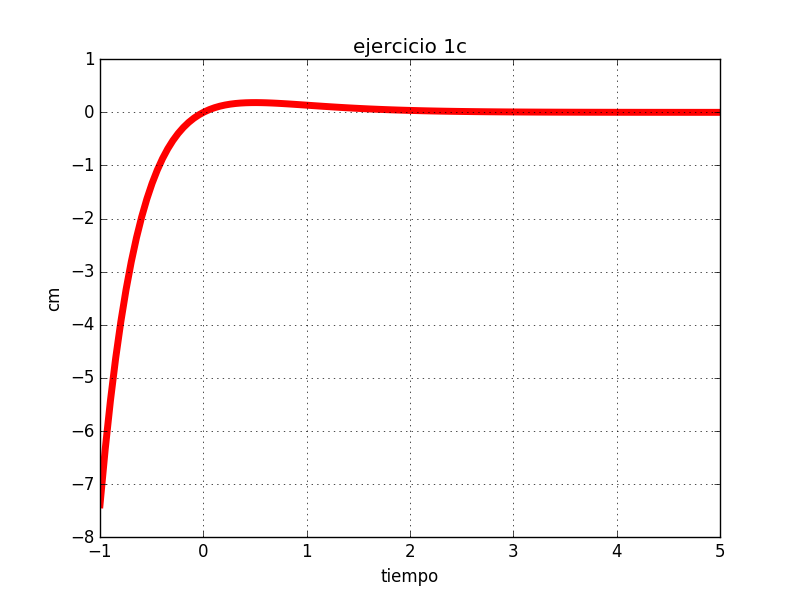

Write the Python code that produced this figure.
#MARTHA ELENA NIEVES MORA
#LABORATORIO 3B
#EJERCICIO 1c


import matplotlib.pyplot as plt
import numpy as np
import math

x=np.linspace(-1,5,120)
y=x*math.e**(-2*x)
plt.plot(x,y, linewidth=5, color='r')
plt.legend()
plt.title('ejercicio 1c')
plt.xlabel('tiempo')
plt.ylabel('cm')
plt.grid(True)
plt.show()
